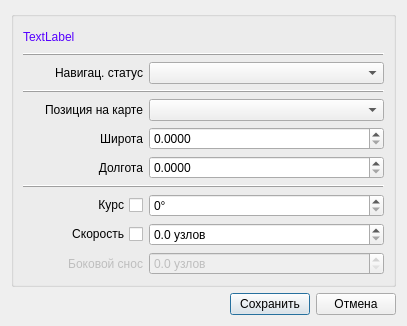
<?xml version="1.0" encoding="UTF-8"?>
<ui version="4.0">
 <class>SvNavStatEditorDialog</class>
 <widget class="QDialog" name="SvNavStatEditorDialog">
  <property name="geometry">
   <rect>
    <x>0</x>
    <y>0</y>
    <width>407</width>
    <height>326</height>
   </rect>
  </property>
  <property name="windowTitle">
   <string>Dialog</string>
  </property>
  <layout class="QVBoxLayout" name="verticalLayout_2">
   <item>
    <widget class="QGroupBox" name="groupBox">
     <property name="title">
      <string/>
     </property>
     <layout class="QVBoxLayout" name="verticalLayout">
      <property name="spacing">
       <number>6</number>
      </property>
      <property name="leftMargin">
       <number>9</number>
      </property>
      <property name="topMargin">
       <number>9</number>
      </property>
      <property name="rightMargin">
       <number>9</number>
      </property>
      <property name="bottomMargin">
       <number>9</number>
      </property>
      <item>
       <widget class="QLabel" name="label">
        <property name="styleSheet">
         <string notr="true">color: rgb(85, 0, 255);</string>
        </property>
        <property name="text">
         <string>TextLabel</string>
        </property>
       </widget>
      </item>
      <item>
       <widget class="QFrame" name="frame_3">
        <property name="frameShape">
         <enum>QFrame::HLine</enum>
        </property>
        <property name="frameShadow">
         <enum>QFrame::Raised</enum>
        </property>
       </widget>
      </item>
      <item>
       <layout class="QHBoxLayout" name="horizontalLayout_13">
        <item>
         <widget class="QLabel" name="label_12">
          <property name="minimumSize">
           <size>
            <width>120</width>
            <height>0</height>
           </size>
          </property>
          <property name="maximumSize">
           <size>
            <width>60</width>
            <height>16777215</height>
           </size>
          </property>
          <property name="font">
           <font>
            <weight>50</weight>
            <bold>false</bold>
           </font>
          </property>
          <property name="text">
           <string>Навигац. статус</string>
          </property>
          <property name="alignment">
           <set>Qt::AlignRight|Qt::AlignTrailing|Qt::AlignVCenter</set>
          </property>
         </widget>
        </item>
        <item>
         <widget class="QComboBox" name="cbNavStatus">
          <property name="font">
           <font>
            <weight>50</weight>
            <bold>false</bold>
           </font>
          </property>
          <property name="currentIndex">
           <number>-1</number>
          </property>
          <property name="sizeAdjustPolicy">
           <enum>QComboBox::AdjustToMinimumContentsLength</enum>
          </property>
         </widget>
        </item>
       </layout>
      </item>
      <item>
       <widget class="QFrame" name="frame">
        <property name="frameShape">
         <enum>QFrame::HLine</enum>
        </property>
        <property name="frameShadow">
         <enum>QFrame::Raised</enum>
        </property>
       </widget>
      </item>
      <item>
       <layout class="QHBoxLayout" name="horizontalLayout_14">
        <item>
         <widget class="QLabel" name="lblDevName_13">
          <property name="sizePolicy">
           <sizepolicy hsizetype="Fixed" vsizetype="Preferred">
            <horstretch>0</horstretch>
            <verstretch>0</verstretch>
           </sizepolicy>
          </property>
          <property name="minimumSize">
           <size>
            <width>120</width>
            <height>0</height>
           </size>
          </property>
          <property name="maximumSize">
           <size>
            <width>120</width>
            <height>16777215</height>
           </size>
          </property>
          <property name="font">
           <font>
            <weight>50</weight>
            <bold>false</bold>
           </font>
          </property>
          <property name="text">
           <string>Позиция на карте</string>
          </property>
          <property name="alignment">
           <set>Qt::AlignRight|Qt::AlignTrailing|Qt::AlignVCenter</set>
          </property>
         </widget>
        </item>
        <item>
         <widget class="QComboBox" name="cbPredefinedPosition"/>
        </item>
       </layout>
      </item>
      <item>
       <layout class="QHBoxLayout" name="horizontalLayout_7">
        <item>
         <widget class="QLabel" name="lblDevName_9">
          <property name="sizePolicy">
           <sizepolicy hsizetype="Fixed" vsizetype="Preferred">
            <horstretch>0</horstretch>
            <verstretch>0</verstretch>
           </sizepolicy>
          </property>
          <property name="minimumSize">
           <size>
            <width>120</width>
            <height>0</height>
           </size>
          </property>
          <property name="maximumSize">
           <size>
            <width>120</width>
            <height>16777215</height>
           </size>
          </property>
          <property name="font">
           <font>
            <weight>50</weight>
            <bold>false</bold>
           </font>
          </property>
          <property name="text">
           <string>Широта</string>
          </property>
          <property name="alignment">
           <set>Qt::AlignRight|Qt::AlignTrailing|Qt::AlignVCenter</set>
          </property>
         </widget>
        </item>
        <item>
         <widget class="QDoubleSpinBox" name="dspinLatitude">
          <property name="font">
           <font>
            <weight>50</weight>
            <bold>false</bold>
           </font>
          </property>
          <property name="decimals">
           <number>4</number>
          </property>
         </widget>
        </item>
       </layout>
      </item>
      <item>
       <layout class="QHBoxLayout" name="horizontalLayout_8">
        <item>
         <widget class="QLabel" name="lblDevName_10">
          <property name="sizePolicy">
           <sizepolicy hsizetype="Fixed" vsizetype="Preferred">
            <horstretch>0</horstretch>
            <verstretch>0</verstretch>
           </sizepolicy>
          </property>
          <property name="minimumSize">
           <size>
            <width>120</width>
            <height>0</height>
           </size>
          </property>
          <property name="maximumSize">
           <size>
            <width>120</width>
            <height>16777215</height>
           </size>
          </property>
          <property name="font">
           <font>
            <weight>50</weight>
            <bold>false</bold>
           </font>
          </property>
          <property name="text">
           <string>Долгота</string>
          </property>
          <property name="alignment">
           <set>Qt::AlignRight|Qt::AlignTrailing|Qt::AlignVCenter</set>
          </property>
         </widget>
        </item>
        <item>
         <widget class="QDoubleSpinBox" name="dspinLongtitude">
          <property name="font">
           <font>
            <weight>50</weight>
            <bold>false</bold>
           </font>
          </property>
          <property name="decimals">
           <number>4</number>
          </property>
         </widget>
        </item>
       </layout>
      </item>
      <item>
       <widget class="QFrame" name="frame_2">
        <property name="frameShape">
         <enum>QFrame::HLine</enum>
        </property>
        <property name="frameShadow">
         <enum>QFrame::Raised</enum>
        </property>
       </widget>
      </item>
      <item>
       <layout class="QHBoxLayout" name="horizontalLayout_12">
        <item>
         <widget class="QCheckBox" name="checkCourse">
          <property name="minimumSize">
           <size>
            <width>120</width>
            <height>0</height>
           </size>
          </property>
          <property name="maximumSize">
           <size>
            <width>120</width>
            <height>16777215</height>
           </size>
          </property>
          <property name="font">
           <font>
            <weight>50</weight>
            <bold>false</bold>
           </font>
          </property>
          <property name="layoutDirection">
           <enum>Qt::RightToLeft</enum>
          </property>
          <property name="text">
           <string>Курс</string>
          </property>
         </widget>
        </item>
        <item>
         <widget class="QSpinBox" name="spinCourse">
          <property name="suffix">
           <string>°</string>
          </property>
          <property name="maximum">
           <number>359</number>
          </property>
         </widget>
        </item>
       </layout>
      </item>
      <item>
       <layout class="QHBoxLayout" name="horizontalLayout_11">
        <item>
         <widget class="QCheckBox" name="checkSpeed">
          <property name="minimumSize">
           <size>
            <width>120</width>
            <height>0</height>
           </size>
          </property>
          <property name="maximumSize">
           <size>
            <width>120</width>
            <height>16777215</height>
           </size>
          </property>
          <property name="font">
           <font>
            <weight>50</weight>
            <bold>false</bold>
           </font>
          </property>
          <property name="layoutDirection">
           <enum>Qt::RightToLeft</enum>
          </property>
          <property name="text">
           <string>Скорость</string>
          </property>
         </widget>
        </item>
        <item>
         <widget class="QDoubleSpinBox" name="dspinSpeed">
          <property name="suffix">
           <string> узлов</string>
          </property>
          <property name="decimals">
           <number>1</number>
          </property>
          <property name="maximum">
           <double>50.000000000000000</double>
          </property>
         </widget>
        </item>
       </layout>
      </item>
      <item>
       <layout class="QHBoxLayout" name="horizontalLayout_17">
        <item>
         <widget class="QLabel" name="label_10">
          <property name="enabled">
           <bool>false</bool>
          </property>
          <property name="minimumSize">
           <size>
            <width>120</width>
            <height>0</height>
           </size>
          </property>
          <property name="maximumSize">
           <size>
            <width>60</width>
            <height>16777215</height>
           </size>
          </property>
          <property name="font">
           <font>
            <weight>50</weight>
            <bold>false</bold>
           </font>
          </property>
          <property name="text">
           <string>Боковой снос</string>
          </property>
          <property name="alignment">
           <set>Qt::AlignRight|Qt::AlignTrailing|Qt::AlignVCenter</set>
          </property>
         </widget>
        </item>
        <item>
         <widget class="QDoubleSpinBox" name="dspinDrift">
          <property name="enabled">
           <bool>false</bool>
          </property>
          <property name="suffix">
           <string> узлов</string>
          </property>
          <property name="decimals">
           <number>1</number>
          </property>
          <property name="maximum">
           <double>50.000000000000000</double>
          </property>
         </widget>
        </item>
       </layout>
      </item>
     </layout>
    </widget>
   </item>
   <item>
    <layout class="QHBoxLayout" name="layoutButtons">
     <item>
      <spacer name="hSpacerButtons">
       <property name="orientation">
        <enum>Qt::Horizontal</enum>
       </property>
       <property name="sizeType">
        <enum>QSizePolicy::Expanding</enum>
       </property>
       <property name="sizeHint" stdset="0">
        <size>
         <width>40</width>
         <height>20</height>
        </size>
       </property>
      </spacer>
     </item>
     <item>
      <widget class="QPushButton" name="bnSave">
       <property name="sizePolicy">
        <sizepolicy hsizetype="Fixed" vsizetype="Fixed">
         <horstretch>0</horstretch>
         <verstretch>0</verstretch>
        </sizepolicy>
       </property>
       <property name="maximumSize">
        <size>
         <width>80</width>
         <height>16777215</height>
        </size>
       </property>
       <property name="text">
        <string>Сохранить</string>
       </property>
       <property name="default">
        <bool>true</bool>
       </property>
      </widget>
     </item>
     <item>
      <widget class="QPushButton" name="bnCancel">
       <property name="sizePolicy">
        <sizepolicy hsizetype="Fixed" vsizetype="Fixed">
         <horstretch>0</horstretch>
         <verstretch>0</verstretch>
        </sizepolicy>
       </property>
       <property name="maximumSize">
        <size>
         <width>80</width>
         <height>16777215</height>
        </size>
       </property>
       <property name="text">
        <string>Отмена</string>
       </property>
      </widget>
     </item>
    </layout>
   </item>
  </layout>
 </widget>
 <resources/>
 <connections/>
</ui>
